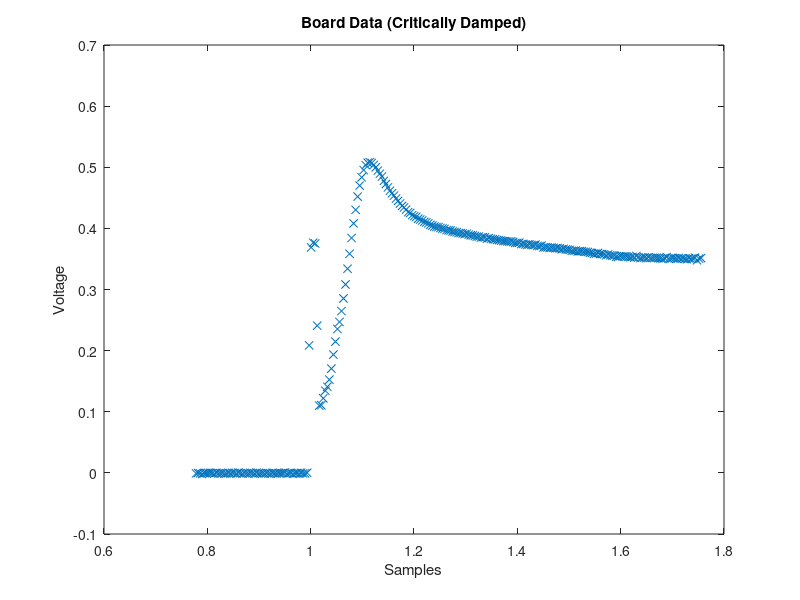
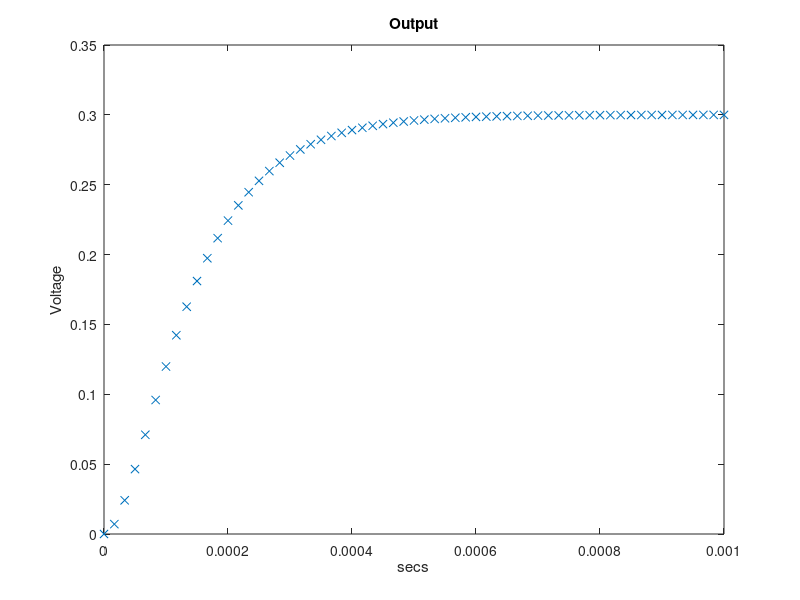
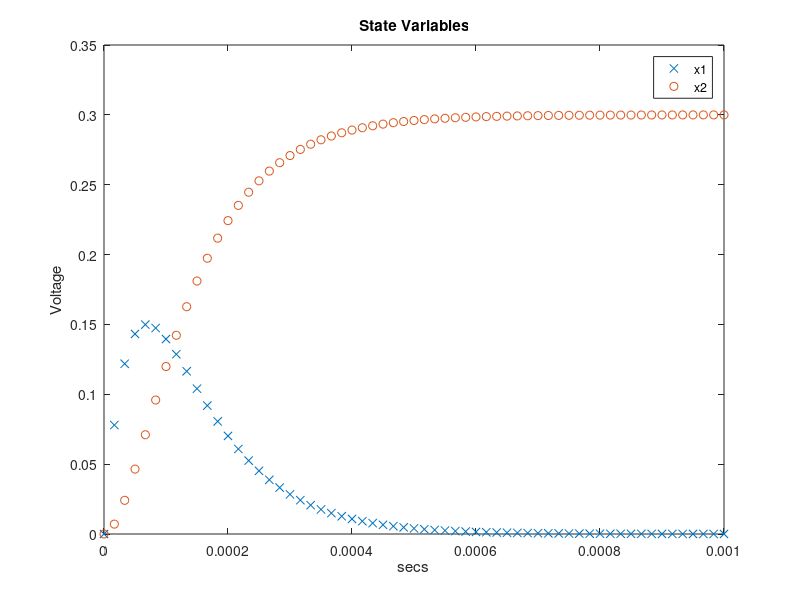

MATLAB code to generate these figures, in order:
% Options/switches
sine_input = 0;
plot_input = 0; 

%%
fid = fopen('buff_board_crit_damped.txt','r');
A = fscanf(fid,'%f');
nidaq_buffer = 2^10;
nidaq_samples = 2^8;
signal_freq = 1000;
nidaq_interval = nidaq_buffer/nidaq_samples;

time = linspace( 0, nidaq_interval, nidaq_buffer );
figure;
plot(time(200:450),A(200:450),'x')

title('Board Data (Critically Damped)');
xlabel('Samples')
ylabel('Voltage');

%Simulated System, Critically Damped
%%
int_const = 0.1e5; % 0.16 (1/us)
a = 3*int_const;
b = 2*int_const;
input_gain = 0.2;
w_n = sqrt(int_const*a);
% Put equation into CCF
 A = [-a -b
     int_const    0];
 B = [int_const
     0];
 C = [0   1];
 D = 0;
 
%10 KHz sine wave input or 3V step input
freq = 1000;
samp_freq = 60*freq;
time = 1*(1/freq);
T = 0:(1/samp_freq):time;     
%T = 0:0.0001:time;   
if (sine_input == 1)
    U = sin(2*pi*freq.*T);
else
    U = 3*input_gain*ones(size(T));  
end
if (plot_input == 1)
    figure;
    plot(time,U, 'x')
    title('Input'); xlabel('secs'); ylabel('Voltage');
end
sys = ss(A,B,C,D); 
% simulate and plot the response
X0 = [0;0];   %Initial conditions
[Y2, Tsim, X2] = lsim(sys,U,T,X0);
figure;
plot(Tsim, Y2,'x')
title('Output'); xlabel('secs'); ylabel('Voltage');
figure;
plot(Tsim, X2(:,1),'x')
hold on
plot(Tsim, X2(:,2),'o')
legend('x1', 'x2');
title('State Variables'); xlabel('secs'); ylabel('Voltage');

